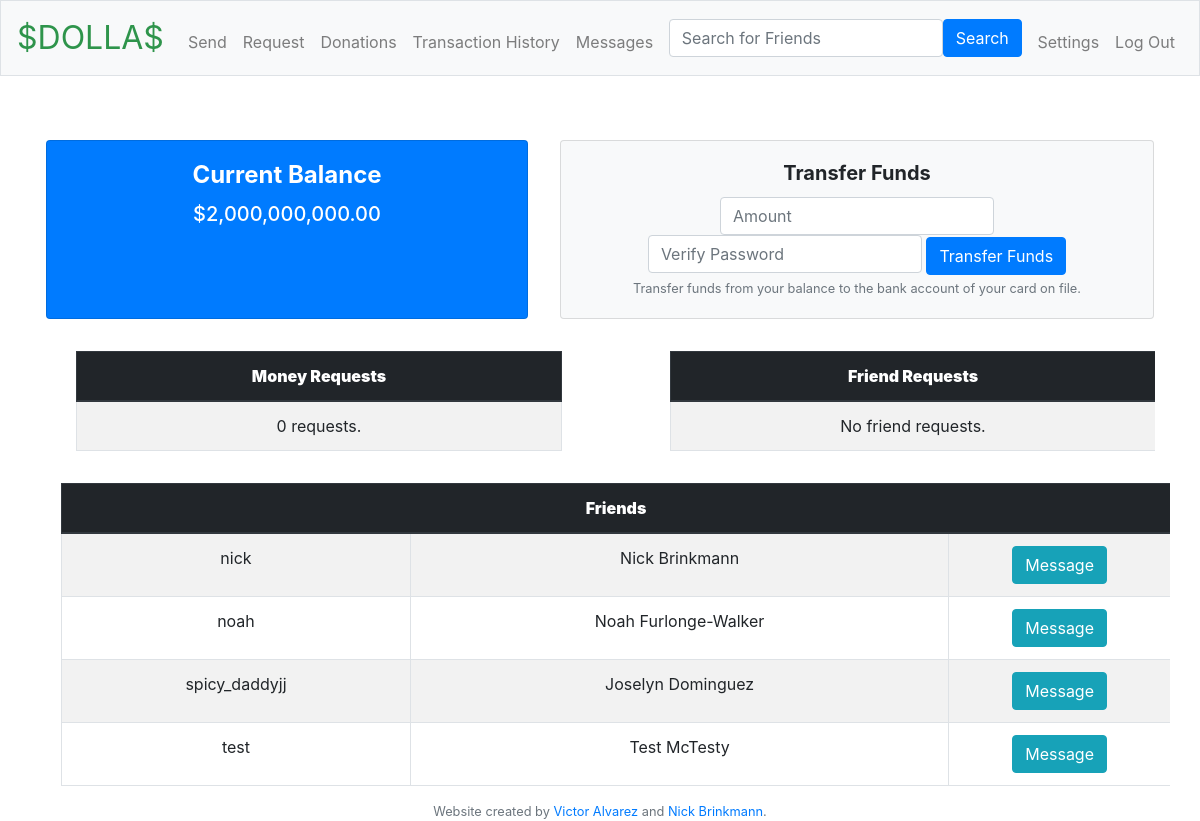
The app's page / (signed in) with its own data.
### tables this page shows
CREATE TABLE 'users' ('id' INTEGER PRIMARY KEY AUTOINCREMENT NOT NULL, 'username' TEXT NOT NULL, 'fullname' TEXT NOT NULL, 'hash' TEXT NOT NULL, 'cash' NUMERIC NOT NULL DEFAULT 0, cof BOOL DEFAULT 0, card_hash TEXT DEFAULT NULL);

### application.py (the view)
@app.route("/")
@login_required
def index():
    cash = db.execute("SELECT cash FROM users WHERE id = :user_id", user_id = session["user_id"])
    balance = usd(float(cash[0]["cash"]))
    friends = findfriends()
    for friend in friends:
        convo = db.execute("SELECT * FROM convos WHERE (user1_id = :user_id AND user2_id = :friend_id) OR (user1_id = :friend_id AND user2_id = :user_id)", user_id = session["user_id"],
                            friend_id = friend["id"])
        friend["convo_id"] = convo[0]["id"]
    requests = db.execute("SELECT * FROM transactions WHERE sender_id = :user_id AND confirmed IS NULL ORDER BY id DESC LIMIT 15", user_id = session["user_id"])
    for request in requests:
        username = db.execute("SELECT username FROM users WHERE id = :request_sender_id", request_sender_id = request["recipient_id"])
        request["sender"] = username[0]["username"]
        request["amount"] = usd(float(request["amount"]))
    friend_requests = db.execute("SELECT * FROM friends WHERE recipient_id = :user_id AND confirmed IS NULL ORDER BY id DESC LIMIT 15", user_id = session["user_id"])
    for request in friend_requests:
        username = db.execute("SELECT username FROm users WHERE id = :sender_id", sender_id = request["sender_id"])
        request["sender"] = username[0]["username"]
    amount_friend_requests = len(friend_requests)
    cof = db.execute("SELECT cof FROM users WHERE id = :user_id", user_id = session["user_id"])
    cof = cof[0]["cof"]
    return render_template("index.html", friends = friends, requests = requests, balance = balance, amount_requests = len(requests),
                            amount_friends = len(friends), friend_requests = friend_requests, amount_friend_requests = amount_friend_requests, cof = cof)

### application.py (called while the page is built)
@app.after_request
def after_request(response):
    response.headers["Cache-Control"] = "no-cache, no-store, must-revalidate"
    response.headers["Expires"] = 0
    response.headers["Pragma"] = "no-cache"
    return response

def findfriends():
    friends = db.execute("SELECT id, username, fullname FROM users WHERE id IN (SELECT recipient_id FROM friends WHERE sender_id = :user_id AND confirmed = 1) OR id IN (SELECT sender_id FROM friends WHERE recipient_id = :user_id AND confirmed = 1) ORDER BY username",
                       user_id = session["user_id"])
    return friends

### helpers.py (called while the page is built)
def login_required(f):
    @wraps(f)
    def decorated_function(*args, **kwargs):
        if session.get("user_id") is None:
            return redirect("/login")
        return f(*args, **kwargs)
    return decorated_function

def usd(value):
    return f"${value:,.2f}"

### templates/index.html (shortened to what this page needs)
{% extends "layout.html" %}
{% block main %}
  <div class="row">
    <div class="card card-body text-white bg-primary m-3" style="width: 18rem;">
      <h4 class="card-title"><strong>Current Balance</strong></h4>
      <h5 class="card-title">{{ balance }}</h5>
    </div>
    {% if cof == 1 %}
      <div class="card card-body bg-light m-3 floatRight" style="width: 25rem;">
        <h5 class="card-title"><strong>Transfer Funds</strong></h5>
        <form action="/transfer_funds" method="post">
          <input type="number" min="0.01" step="0.01" class="form-control" name="amount" placeholder="Amount">
          <input type="password" class="form-control" name="password" placeholder="Verify Password">
          <button type="submit" class="btn btn-primary">Transfer Funds</button>
        </form>
        <small class="form-text text-muted">Transfer funds from your balance to the bank account of your card on file.</small>
      </div>
    {% endif %}
  </div>
  <div class="container">
    <div class="floatLeft">
      <table class="table table-bordered table-striped m-3">
          {% if amount_requests == 0 %}
          <thead class="thead-dark">
            <th colspan="5"><strong>Money Requests</strong></th>
          </thead>
          <tbody>
            <tr>
              <td>0 requests.</td>
            </tr>
          </tbody>
          {% endif %}
      </table>
    </div>
    <div class="floatRight">
      <table class="table table-bordered table-striped m-3">
        <thead class="thead-dark">
          <th colspan="5"><strong>Friend Requests</strong></th>
        </thead>
        <tbody>
          {% if amount_friend_requests == 0 %}
          <tr>
            <td>No friend requests.</td>
          </tr>
          {% endif %}
        </tbody>
      </table>
    </div>
  </div>
  <table class="table table-bordered table-striped m-3">
    <thead class="thead-dark">
      <th colspan="3"><strong>Friends</strong></th>
    </thead>
    <tbody>
      {% if amount_friends == 0 %}
        <tr>
          <td>Your friends will appear here!</td>
        </tr>
      {% else %}
          {% for friend in friends %}
            <tr>
              <td>{{ friend["username"] }}</td>
              <td>{{ friend["fullname"] }}</td>
              <td style="width: 20%;">
                <form action="/messages" method="get">
                  <button type="submit" class="btn btn-info" name="conversation_id" value="{{ friend["convo_id"] }}">Message</button>
                </form>
              </td>
            </tr>
          {% endfor %}
      {% endif %}
    </tbody>
  </table>
{% endblock %}

### static/styles.css (style rules this page uses)
main .form-control { display: inline-block; width: auto; }
.floatLeft { width: 45%; float: left; }
.floatRight { width: 45%; float: right; }
.container { overflow: hidden; width: 100%; }

### records on screen
users: username "nick", fullname "Nick Brinkmann", {{ friend["convo_id"] }} 1 (drawn)
users: username "noah", fullname "Noah Furlonge-Walker", {{ friend["convo_id"] }} 4 (drawn)
users: username "spicy_daddyjj", fullname "Joselyn Dominguez", {{ friend["convo_id"] }} 7 (drawn)
users: username "test", fullname "Test McTesty", {{ friend["convo_id"] }} 2 (drawn)

### other values on screen
{{ balance }} "$2,000,000,000.00"
